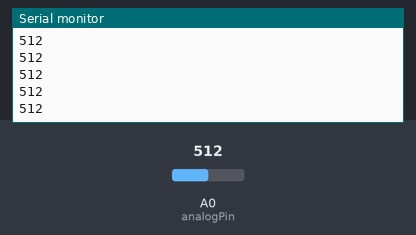
This sketch was run on a simulated Arduino Uno, built with avr-gcc and run on an emulated ATmega328P. Parts: the last lines printed to the serial monitor. Inputs (shaded band) come from the test bench; at power-on: A0 (analogPin) = 512.

Above: at 1.2 s.
1.3 s: A0 (analogPin) set to 716
At 1.42 s:
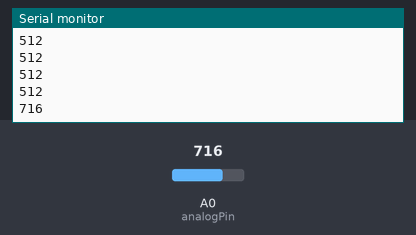
2.8 s: A0 (analogPin) set to 900
At 2.85 s:
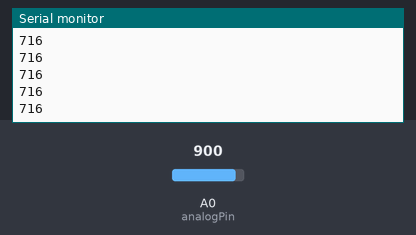
Timing chart, 0 to 5.8 s (numbered marks = the images above; inputs shaded):
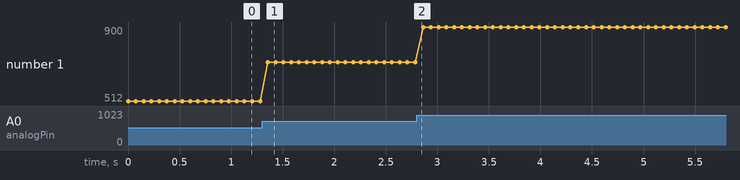

The sketch:

lectura.ino
```cpp
int analogPin = 0;
void setup() {
  Serial.begin(9600);

}

void loop() {
  Serial.println(analogRead(analogPin));
  delay(75);
}
```

Measured:
- after the input at 1.3 s, the serial monitor: prints a new line after 0.06 s (image 1)
- plotted number 1: 512 → 716 after the input at 1.3 s, 716 → 900 after the input at 2.8 s
